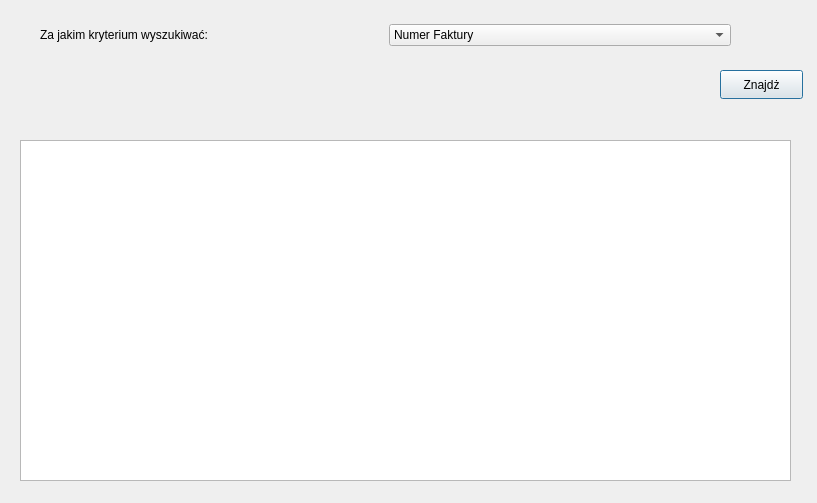
<?xml version="1.0" encoding="UTF-8"?>
<ui version="4.0">
 <class>ZnalezcFakture</class>
 <widget class="QDialog" name="ZnalezcFakture">
  <property name="geometry">
   <rect>
    <x>0</x>
    <y>0</y>
    <width>817</width>
    <height>503</height>
   </rect>
  </property>
  <property name="windowTitle">
   <string>Dialog</string>
  </property>
  <widget class="QWidget" name="horizontalLayoutWidget">
   <property name="geometry">
    <rect>
     <x>20</x>
     <y>60</y>
     <width>691</width>
     <height>61</height>
    </rect>
   </property>
   <layout class="QHBoxLayout" name="horizontalLayout_2">
    <item>
     <widget class="QLabel" name="LabelNumerAlboData">
      <property name="text">
       <string/>
      </property>
     </widget>
    </item>
   </layout>
  </widget>
  <widget class="QPushButton" name="ZnajdzButton">
   <property name="geometry">
    <rect>
     <x>720</x>
     <y>70</y>
     <width>83</width>
     <height>29</height>
    </rect>
   </property>
   <property name="text">
    <string>Znajdż</string>
   </property>
  </widget>
  <widget class="QListWidget" name="listWidget">
   <property name="geometry">
    <rect>
     <x>20</x>
     <y>140</y>
     <width>771</width>
     <height>341</height>
    </rect>
   </property>
  </widget>
  <widget class="QWidget" name="">
   <property name="geometry">
    <rect>
     <x>40</x>
     <y>20</y>
     <width>691</width>
     <height>30</height>
    </rect>
   </property>
   <layout class="QHBoxLayout" name="horizontalLayout">
    <item>
     <widget class="QLabel" name="label">
      <property name="text">
       <string>Za jakim kryterium wyszukiwać: </string>
      </property>
     </widget>
    </item>
    <item>
     <widget class="QComboBox" name="comboBox">
      <item>
       <property name="text">
        <string>Numer Faktury</string>
       </property>
      </item>
      <item>
       <property name="text">
        <string>Data Zapełniania</string>
       </property>
      </item>
     </widget>
    </item>
   </layout>
  </widget>
 </widget>
 <resources/>
 <connections/>
</ui>
